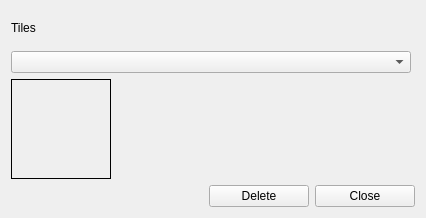
<?xml version="1.0" encoding="UTF-8"?>
<ui version="4.0">
 <class>ManageTilesDlg</class>
 <widget class="QDialog" name="ManageTilesDlg">
  <property name="geometry">
   <rect>
    <x>0</x>
    <y>0</y>
    <width>426</width>
    <height>218</height>
   </rect>
  </property>
  <property name="windowTitle">
   <string>Manage Tiles</string>
  </property>
  <layout class="QVBoxLayout" name="verticalLayout_2">
   <item>
    <layout class="QVBoxLayout" name="verticalLayout">
     <item>
      <widget class="QLabel" name="label">
       <property name="text">
        <string>Tiles</string>
       </property>
      </widget>
     </item>
     <item>
      <widget class="QComboBox" name="tileBox">
       <property name="minimumSize">
        <size>
         <width>400</width>
         <height>0</height>
        </size>
       </property>
       <property name="maximumSize">
        <size>
         <width>400</width>
         <height>16777215</height>
        </size>
       </property>
      </widget>
     </item>
    </layout>
   </item>
   <item>
    <widget class="QLabel" name="tileLabel">
     <property name="minimumSize">
      <size>
       <width>100</width>
       <height>100</height>
      </size>
     </property>
     <property name="maximumSize">
      <size>
       <width>100</width>
       <height>100</height>
      </size>
     </property>
     <property name="frameShape">
      <enum>QFrame::Box</enum>
     </property>
     <property name="text">
      <string/>
     </property>
    </widget>
   </item>
   <item>
    <layout class="QHBoxLayout" name="horizontalLayout_3">
     <item>
      <spacer name="horizontalSpacer">
       <property name="orientation">
        <enum>Qt::Horizontal</enum>
       </property>
       <property name="sizeHint" stdset="0">
        <size>
         <width>40</width>
         <height>20</height>
        </size>
       </property>
      </spacer>
     </item>
     <item>
      <widget class="QPushButton" name="deleteBtn">
       <property name="minimumSize">
        <size>
         <width>100</width>
         <height>0</height>
        </size>
       </property>
       <property name="maximumSize">
        <size>
         <width>100</width>
         <height>16777215</height>
        </size>
       </property>
       <property name="text">
        <string>Delete</string>
       </property>
       <property name="autoDefault">
        <bool>false</bool>
       </property>
      </widget>
     </item>
     <item>
      <widget class="QPushButton" name="closeBtn">
       <property name="minimumSize">
        <size>
         <width>100</width>
         <height>0</height>
        </size>
       </property>
       <property name="maximumSize">
        <size>
         <width>100</width>
         <height>16777215</height>
        </size>
       </property>
       <property name="text">
        <string>Close</string>
       </property>
       <property name="autoDefault">
        <bool>false</bool>
       </property>
       <property name="default">
        <bool>false</bool>
       </property>
      </widget>
     </item>
    </layout>
   </item>
  </layout>
 </widget>
 <resources/>
 <connections/>
</ui>
